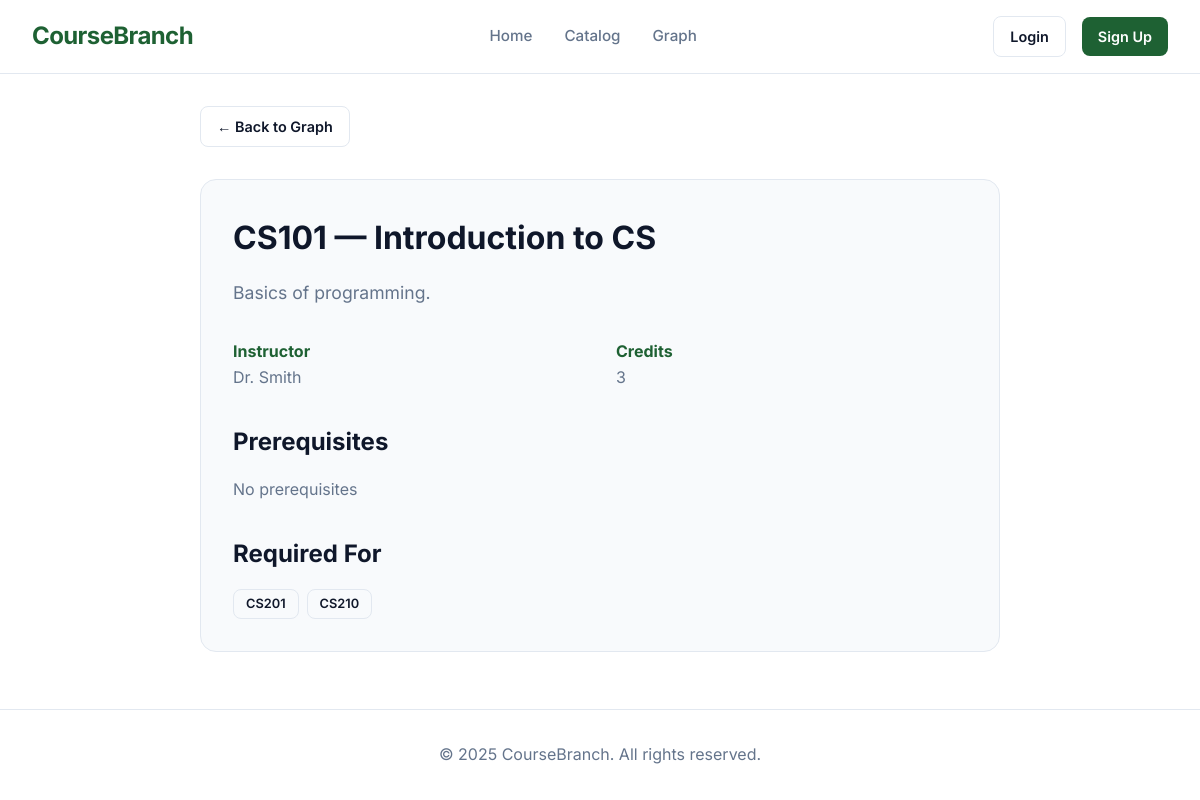
The app's page /catalog/course/CS101/ with its own data.
### catalog/models.py (models this page shows, shortened)
class Course(models.Model):
    college = models.ForeignKey(
        College, on_delete=models.CASCADE, related_name="courses"
    )
    code = models.CharField(max_length=20, unique=True)
    name = models.CharField(max_length=200)
    description = models.TextField()
    instructor = models.CharField(max_length=100)
    credits = models.IntegerField()
    prerequisites = models.ManyToManyField(
        'self',
        symmetrical=False,
        blank=True,
        related_name='required_for'
    )

### catalog/views.py (the view)
# urls.py: path('course/<str:code>/', views.course_detail_view, name='course_detail'),
def course_detail_view(request, code):
    course = get_object_or_404(Course, code=code)
    return render(request, "catalog/course_detail.html", {
        "course": course,
        "prereqs": course.prerequisites.all(),
        "postreqs": Course.objects.filter(prerequisites=course)
    })

### catalog/templates/catalog/course_detail.html (shortened to what this page needs)
{% extends 'base.html' %}
{% block content %}
<div style="max-width: 800px; margin: 0 auto;">
    <a href="/catalog/tree/" class="btn btn-outline" style="margin-bottom: 2rem; display: inline-block;">&larr; Back to Graph</a>
    <div class="feature-card">
        <h1 style="margin-bottom: 1rem; color: var(--text-color);">{{ course.code }} — {{ course.name }}</h1>
        <p style="font-size: 1.1rem; margin-bottom: 2rem; color: var(--text-muted);">{{ course.description }}</p>
        <div style="display: grid; grid-template-columns: 1fr 1fr; gap: 2rem; margin-bottom: 2rem;">
            <div>
                <strong style="color: var(--primary-color);">Instructor</strong>
                <p>{{ course.instructor }}</p>
            </div>
            <div>
                <strong style="color: var(--primary-color);">Credits</strong>
                <p>{{ course.credits }}</p>
            </div>
        </div>
        <div style="margin-bottom: 2rem;">
            <h3 style="margin-bottom: 1rem;">Prerequisites</h3>
            <div style="display: flex; gap: 0.5rem; flex-wrap: wrap;">
                {% if prereqs %}
                    {% for p in prereqs %}
                        <a href="{% url 'course_detail' p.id %}" class="btn btn-outline" style="font-size: 0.8rem; padding: 0.25rem 0.75rem;">{{ p.code }}</a>
                    {% endfor %}
                {% else %}
                    <p style="color: var(--text-muted);">No prerequisites</p>
                {% endif %}
            </div>
        </div>
        <div>
            <h3 style="margin-bottom: 1rem;">Required For</h3>
            <div style="display: flex; gap: 0.5rem; flex-wrap: wrap;">
                {% if postreqs %}
                    {% for c in postreqs %}
                        <a href="{% url 'course_detail' c.id %}" class="btn btn-outline" style="font-size: 0.8rem; padding: 0.25rem 0.75rem;">{{ c.code }}</a>
                    {% endfor %}
                {% else %}
                    <p style="color: var(--text-muted);">Does not unlock other courses</p>
                {% endif %}
            </div>
        </div>
    </div>
</div>
{% endblock %}

### static/css/variables.css (style rules this page uses)
:root { --dark-emerald: #1e6133; --periwinkle: #d8dcff; --dark-wine: #7b2d26; --primary-color: var(--dark-emerald); --primary-hover: #145028; --secondary-color: var(--dark-wine); --accent-color: var(--periwinkle); --background-color: #ffffff; --surface-color: #f8fafc; --text-color: #0f172a; --text-muted: #64748b; --border-color: #e2e8f0; --font-main: 'Inter', sans-serif; --shadow-sm: 0 1px 2px 0 rgb(0 0 0 / 0.05); --shadow-md: 0 4px 6px -1px rgb(0 0 0 / 0.1), 0 2px 4px -2px rgb(0 0 0 / 0.1); --shadow-lg: 0 10px 15px -3px rgb(0 0 0 / 0.1), 0 4px 6px -4px rgb(0 0 0 / 0.1); --graph-bg: #0f172a; --graph-legend-bg: #ffffff; --graph-node-default: #64748b; --graph-node-selected: #a855f7; --graph-node-prereq: #22c55e; --graph-node-text: #0f172a; --graph-node-border: #475569; --graph-node-prereq-border: #15803d; --graph-edge-color: #94a3b8; --graph-edge-highlight: #0ea5e9; --graph-boundary-color: #8b5cf6; --graph-boundary-bg: rgba(139, 92, 246, 0.08); --graph-muted-node: #94a3b8; --graph-level-100: #0ea5e9; --graph-level-200: #10b981; --graph-level-300: #fbbf24; --graph-level-400: #ec4899; --graph-level-500: #8b5cf6; }

### static/css/style.css (style rules this page uses)
* { box-sizing: border-box; margin: 0; padding: 0; }
body { font-family: var(--font-main); background-color: var(--background-color); color: var(--text-color); line-height: 1.6; min-height: 100vh; display: flex; flex-direction: column; }
a { color: inherit; text-decoration: none; transition: color 0.2s; }
.btn { padding: 0.5rem 1rem; border-radius: 0.5rem; font-weight: 600; font-size: 0.9rem; cursor: pointer; transition: all 0.2s; border: none; }
.btn-outline { background-color: transparent; border: 1px solid var(--border-color); color: var(--text-color); }
.feature-card { background-color: var(--surface-color); border: 1px solid var(--border-color); border-radius: 1rem; padding: 2rem; transition: transform 0.2s, border-color 0.2s; }
.feature-card h3 { font-size: 1.5rem; margin-bottom: 1rem; color: var(--text-color); }
.feature-card p { color: var(--text-muted); }

### records on screen
Course: code "CS101", name "Introduction to CS", description "Basics of programming.", instructor "Dr. Smith", credits "3"
Course: code "CS201"
Course: code "CS210"
